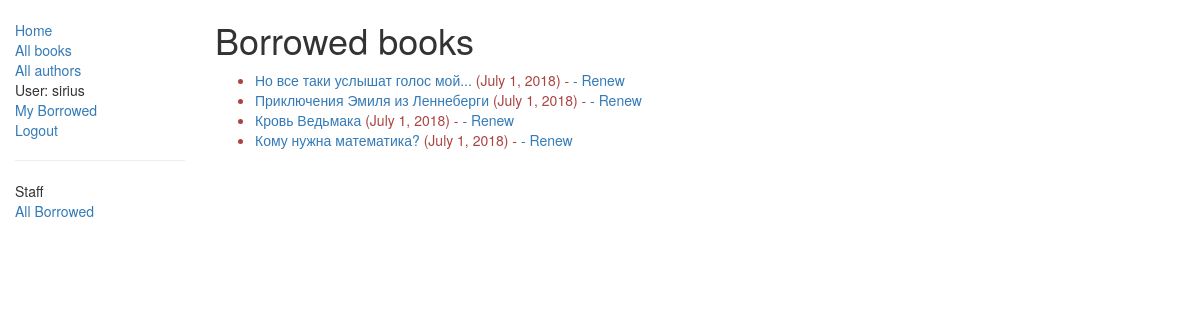
The page /catalog/borrowed/ (signed in) on the database as committed earlier.
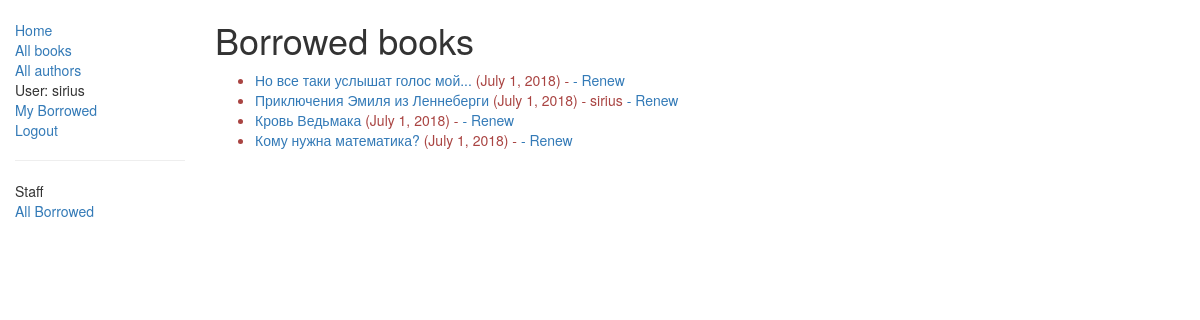
The same page on the database as committed later.
### catalog/models.py (models this page shows, shortened)
class BookInstance(models.Model):
    id = models.UUIDField(primary_key=True, default=uuid.uuid4, help_text="Unique ID for this particular book across whole library")
    book = models.ForeignKey('Book', on_delete=models.SET_NULL, null=True)
    imprint = models.CharField(max_length=200)
    due_back = models.DateField(null=True, blank=True)
    LOAN_STATUS = (
        ('m', 'Maintenance'),
        ('o', 'On loan'),
        ('a', 'Available'),
        ('r', 'Reserved'),
    )
    status = models.CharField(max_length=1, choices=LOAN_STATUS, blank=True, default='d', help_text='Book availability')
    borrower = models.ForeignKey(User, on_delete=models.SET_NULL, null=True, blank=True)
    class Meta:
        ordering = ["due_back"]
        permissions = (("can_mark_returned", "Set book as returned"),)
    def display_book(self):
        """
        Creates a string for the Book. This is required to display book in Admin.
        """
        return str(self.book.title)
    display_book.short_description = 'Book'
    @property
    def is_overdue(self):
        if self.due_back and date.today() > self.due_back:
            return True
        return False

class Book(models.Model):
    title = models.CharField(max_length=200)
    author = models.ForeignKey('Author', on_delete=models.SET_NULL, null=True)
    summary = models.TextField(max_length=1000, help_text="Enter a brief description of the book")
    isbn = models.CharField('ISBN',max_length=13, help_text='13 Character <a href="https://www.isbn-international.org/content/what-isbn">ISBN number</a>')
    genre = models.ManyToManyField(Genre, help_text="Select a genre for this book")
    language = models.ForeignKey('Language', on_delete=models.SET_NULL, null=True)
    def display_genre(self):
        """
        Creates a string for the Genre. This is required to display genre in Admin.
        """
        return ', '.join([genre.name for genre in self.genre.all()[:3] ])
    display_genre.short_description = 'Genre'

### catalog/views.py (the view)
class LoanedBooksByLibrarianListView(LoginRequiredMixin,generic.ListView):
    model = BookInstance
    template_name ='catalog/bookinstance_list_borrowed_librarian.html'
    paginate_by = 10
    permission_required = 'catalog.can_mark_returned'
    def get_queryset(self):
        return BookInstance.objects.filter(status__exact='o').order_by('due_back')

### catalog/templates/catalog/bookinstance_list_borrowed_librarian.html
{% extends "base_generic.html" %}
{% block content %}
    <h1>Borrowed books</h1>
    {% if bookinstance_list %}
    <ul>
    {% for bookinst in bookinstance_list %}
        <li class="{% if bookinst.is_overdue %}text-danger{% endif %}">
        <a href="{% url 'book-detail' bookinst.book.pk %}">{{bookinst.book.title}}</a> ({{ bookinst.due_back }}) -              {{bookinst.borrower.username }}
        {% if perms.catalog.can_mark_returned %}
            <a href="{% url 'renew-book-librarian' bookinst.id %}"> - Renew</a>
        {% endif %}
        </li>
    {% endfor %}
    </ul>
    {% else %}
        <p>There are no books borrowed.</p>
    {% endif %}
{% endblock %}

### catalog/templates/base_generic.html (shortened to what this page needs)
<!DOCTYPE html>
<html lang="en">
<head>
    <link rel="stylesheet" href="https://maxcdn.bootstrapcdn.com/bootstrap/3.3.7/css/bootstrap.min.css">
    {% load static %}
    <link rel="stylesheet" href="{% static 'css/styles.css' %}">
</head>
<body>
    <div class="container-fluid">
        <div class="row">
            <div class="col-sm-2">
                {% block sidebar %}
                <ul class="sidebar-nav">
                <li><a href="{% url 'index' %}">Home</a></li>
                <li><a href="{% url 'books' %}">All books</a></li>
                <li><a href="{% url 'authors' %}">All authors</a></li>
                {% if user.is_authenticated %}
                    <li>User: {{ user.get_username }}</li>
                    <li><a href="{% url 'my-borrowed' %}">My Borrowed</a></li>
                    <li><a href="{% url 'logout'%}?next={{request.path}}">Logout</a></li>
                {% else %}
                    <li><a href="{% url 'login'%}?next={{request.path}}">Login</a></li>
                {% endif %}
                {% if perms.catalog.can_mark_returned %}
                    <hr>
                    <li>Staff</li>
                    <li><a href="{% url 'borrowed' %}">All Borrowed</a></li>
                {% endif %}
                </ul>
                {% endblock %}
            </div>
            <div class="col-sm-10 ">
                {% block content %}
                {% endblock %}
            </div>
        </div>
    </div>
</body>
</html>

### catalog/static/css/styles.css (style rules this page uses)
.sidebar-nav { margin-top: 20px; padding: 0; list-style: none; }

Rows that differ between the two databases and show on the page:
changed BookInstance "Приключения Эмиля из Леннеберги": borrower.username (not shown) → "sirius"
